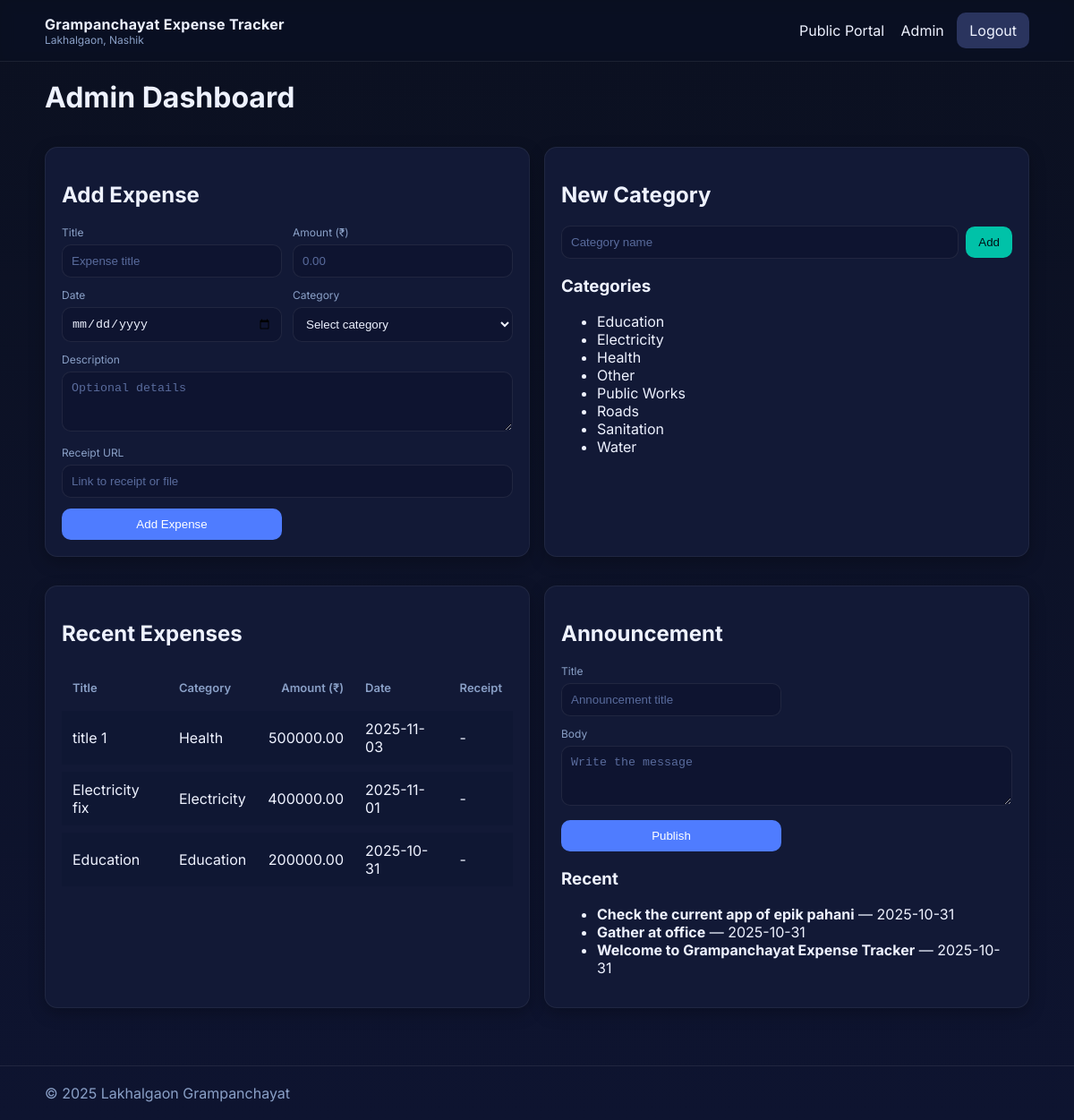
The page /admin (signed in) on the database its author committed.
### app.py (models this page shows)
class Category(Base):
	__tablename__ = "categories"
	id = Column(Integer, primary_key=True)
	name = Column(String(100), unique=True, nullable=False)
	created_at = Column(DateTime, default=datetime.utcnow)
	expenses = relationship("Expense", back_populates="category", cascade="all, delete-orphan")

class Expense(Base):
	__tablename__ = "expenses"
	id = Column(Integer, primary_key=True)
	title = Column(String(200), nullable=False)
	amount = Column(Float, nullable=False)
	date_spent = Column(Date, nullable=False)
	description = Column(String(1000), nullable=True)
	receipt_url = Column(String(500), nullable=True)
	category_id = Column(Integer, ForeignKey("categories.id"), nullable=False)
	created_at = Column(DateTime, default=datetime.utcnow)
	category = relationship("Category", back_populates="expenses")

class Announcement(Base):
	__tablename__ = "announcements"
	id = Column(Integer, primary_key=True)
	title = Column(String(200), nullable=False)
	body = Column(String(2000), nullable=False)
	created_at = Column(DateTime, default=datetime.utcnow)

### app.py (the view)
@app.route("/admin")
@login_required
def admin_dashboard():
	db = SessionLocal()
	try:
		categories = db.query(Category).order_by(Category.name.asc()).all()
		recent_expenses = db.query(Expense).order_by(Expense.created_at.desc()).limit(10).all()
		announcements = db.query(Announcement).order_by(Announcement.created_at.desc()).limit(5).all()
		return render_template(
			"admin_dashboard.html",
			app_name=APP_NAME,
			village_name=VILLAGE_NAME,
			categories=categories,
			expenses=recent_expenses,
			announcements=announcements,
		)
	finally:
		db.close()

### app.py (called while the page is built)
@app.context_processor
def inject_globals():
	return {"datetime": datetime}

def login_required(view_func):
	@wraps(view_func)
	def wrapped(*args, **kwargs):
		if not session.get("admin_logged_in"):
			return redirect(url_for("admin_login", next=request.path))
		return view_func(*args, **kwargs)
	return wrapped

### templates/admin_dashboard.html (shortened to what this page needs)
{% extends 'base.html' %}
{% block content %}
<h1 class="page-title">Admin Dashboard</h1>
<div class="grid-2">
	<section class="card">
		<h2>Add Expense</h2>
		<form method="post" action="{{ url_for('admin_create_expense') }}" class="form-grid">
			<label>
				<span>Title</span>
				<input type="text" name="title" placeholder="Expense title" required>
			</label>
			<label>
				<span>Amount (₹)</span>
				<input type="number" step="0.01" name="amount" placeholder="0.00" required>
			</label>
			<label>
				<span>Date</span>
				<input type="date" name="date_spent" required>
			</label>
			<label>
				<span>Category</span>
				<select name="category_id" required>
					<option value="">Select category</option>
				</select>
			</label>
			<label class="full">
				<span>Description</span>
				<textarea name="description" rows="3" placeholder="Optional details"></textarea>
			</label>
			<label class="full">
				<span>Receipt URL</span>
				<input type="url" name="receipt_url" placeholder="Link to receipt or file">
			</label>
			<button class="btn btn-primary" type="submit">Add Expense</button>
		</form>
	</section>
	<section class="card">
		<h2>New Category</h2>
		<form method="post" action="{{ url_for('admin_create_category') }}" class="form-inline">
			<input type="text" name="name" placeholder="Category name" required>
			<button class="btn btn-secondary" type="submit">Add</button>
		</form>
		<h3>Categories</h3>
		<ul class="list">
			{% for c in categories %}
				<li>{{ c.name }}</li>
			{% endfor %}
		</ul>
	</section>
</div>
<div class="grid-2">
	<section class="card">
		<h2>Recent Expenses</h2>
		<table class="table">
			<thead>
				<tr>
					<th>Title</th>
					<th>Category</th>
					<th class="num">Amount (₹)</th>
					<th>Date</th>
					<th>Receipt</th>
				</tr>
			</thead>
			<tbody>
				{% for e in expenses %}
				<tr>
					<td>{{ e.title }}</td>
					<td>{{ e.category.name if e.category else '' }}</td>
					<td class="num">{{ '%.2f'|format(e.amount) }}</td>
					<td>{{ e.date_spent }}</td>
					<td>{% if e.receipt_url %}<a href="{{ e.receipt_url }}" target="_blank">View</a>{% else %}-{% endif %}</td>
				</tr>
				{% endfor %}
			</tbody>
		</table>
	</section>
	<section class="card">
		<h2>Announcement</h2>
		<form method="post" action="{{ url_for('admin_create_announcement') }}" class="form-grid">
			<label>
				<span>Title</span>
				<input type="text" name="title" placeholder="Announcement title" required>
			</label>
			<label class="full">
				<span>Body</span>
				<textarea name="body" rows="3" placeholder="Write the message" required></textarea>
			</label>
			<button class="btn btn-primary" type="submit">Publish</button>
		</form>
		<h3>Recent</h3>
		<ul class="list">
			{% for a in announcements %}
				<li><strong>{{ a.title }}</strong> — {{ a.created_at.strftime('%Y-%m-%d') }}</li>
			{% endfor %}
		</ul>
	</section>
</div>
{% endblock %}

### templates/base.html (shortened to what this page needs)
<!doctype html>
<html lang="en">
<head>
	<link rel="stylesheet" href="{{ url_for('static', filename='css/style.css') }}">
</head>
<body>
	<header class="site-header">
		<div class="container header-inner">
			<div class="brand">
				<span class="brand-title">{{ app_name }}</span>
				<span class="brand-sub">{{ village_name }}, Nashik</span>
			</div>
			<nav class="nav">
				<a href="{{ url_for('user_home') }}">Public Portal</a>
				{% if session.get('admin_logged_in') %}
					<a href="{{ url_for('admin_dashboard') }}">Admin</a>
					<a href="{{ url_for('admin_logout') }}" class="btn btn-light">Logout</a>
				{% else %}
					<a href="{{ url_for('admin_login') }}" class="btn btn-light">Admin Login</a>
				{% endif %}
			</nav>
		</div>
	</header>
	<main class="container">
		{% block content %}{% endblock %}
	</main>
	<footer class="site-footer">
		<div class="container">
			<span>© {{ datetime.utcnow().year }} {{ village_name }} Grampanchayat</span>
		</div>
	</footer>
</body>
</html>

### static/css/style.css (style rules this page uses)
:root { --bg:#0b1020; --card:#121936; --muted:#8aa0c7; --text:#eef2ff; --primary:#4f7cff; --secondary:#00c2a8; --danger:#ff6b6b; }
* { box-sizing:border-box }
html,body { margin:0;padding:0 }
body { font-family:Inter,system-ui,-apple-system,Segoe UI,Roboto,Ubuntu,Arial,sans-serif; background:linear-gradient(180deg, #0b1020 0%, #0e1430 100%); color:var(--text); }
.container { width:min(1100px, 92%); margin:0 auto }
.site-header { position:sticky; top:0; z-index:10; backdrop-filter:saturate(180%) blur(8px); background:rgba(11,16,32,0.8); border-bottom:1px solid rgba(255,255,255,0.08); }
.header-inner { display:flex; align-items:center; justify-content:space-between; padding:14px 0 }
.brand-title { font-weight:700; letter-spacing:0.3px }
.brand-sub { display:block; font-size:12px; color:var(--muted) }
.nav a { color:var(--text); text-decoration:none; margin-left:14px }
.nav .btn { margin-left:10px }
.site-footer { margin-top:48px; padding:20px 0; color:var(--muted); border-top:1px solid rgba(255,255,255,0.08) }
.page-title { margin:20px 0 }
.card { background:var(--card); border:1px solid rgba(255,255,255,0.06); border-radius:14px; padding:18px; margin:16px 0; box-shadow:0 6px 18px rgba(0,0,0,0.25) }
.grid-2 { display:grid; grid-template-columns:1fr; gap:16px }
@media (min-width:900px) { .grid-2 { grid-template-columns:1fr 1fr } }
.btn { display:inline-block; padding:10px 14px; border-radius:10px; border:none; cursor:pointer; text-decoration:none }
.btn-primary { background:var(--primary); color:#fff }
.btn-secondary { background:var(--secondary); color:#001016 }
.btn-light { background:#2a345e; color:#e7ecff }
.form-grid { display:grid; grid-template-columns:1fr 1fr; gap:12px }
.form-grid .full { grid-column:1/-1 }
.form-inline { display:flex; gap:8px; align-items:center }
label span { display:block; font-size:12px; color:var(--muted); margin-bottom:6px }
input, select, textarea { width:100%; background:#0e1430; color:var(--text); border:1px solid rgba(255,255,255,0.08); border-radius:10px; padding:10px }
input::placeholder, textarea::placeholder { color:#596b9c }
.table { width:100%; border-collapse:separate; border-spacing:0 8px }
.table th { font-weight:600; color:var(--muted); text-align:left; font-size:13px }
.table td, .table th { padding:10px 12px }
.table tbody tr { background:#0f1733; border:1px solid rgba(255,255,255,0.06) }
.table .num { text-align:right }

### rows shown on the page
Category: name "Education"
Category: name "Electricity"
Category: name "Health"
Category: name "Other"
Category: name "Public Works"
Category: name "Roads"
Category: name "Sanitation"
Category: name "Water"
Expense: title "title 1", category "Health", amount "500000.00", date_spent "2025-11-03"
Expense: title "Electricity fix", category "Electricity", amount "400000.00", date_spent "2025-11-01"
Expense: title "Education", category "Education", amount "200000.00", date_spent "2025-10-31"
Announcement: title "Check the current app of epik pahani", created_at "2025-10-31"
Announcement: title "Gather at office", created_at "2025-10-31"
Announcement: title "Welcome to Grampanchayat Expense Tracker", created_at "2025-10-31"

### other values the page prints
{{ app_name }} "Grampanchayat Expense Tracker"
{{ village_name }} "Lakhalgaon"
